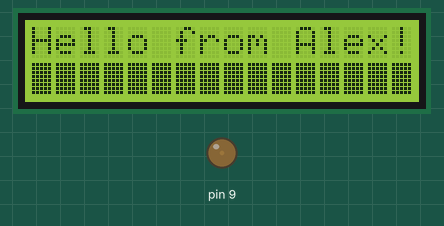
Recording of a sketch running on a simulated Arduino Uno, built with avr-gcc and run on an emulated ATmega328P. On the bench: 16×2 character LCD, output pins drawn as LEDs (lit = HIGH).

Above: at 0.17 s.
At 4.98 s:
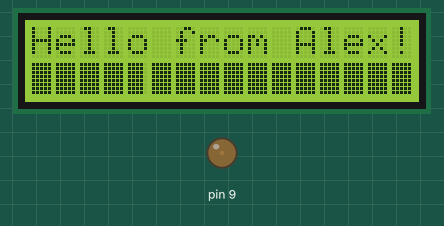
At 9.99 s:
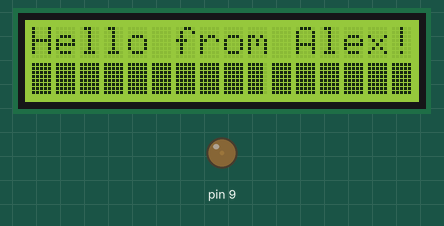
At 20.0 s:
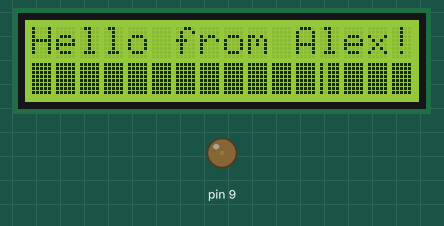
At 29.82 s:
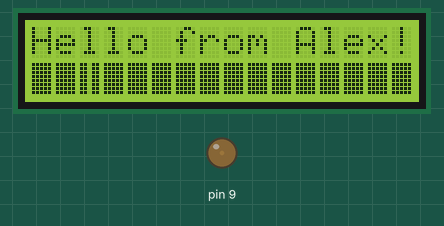
At 39.83 s:
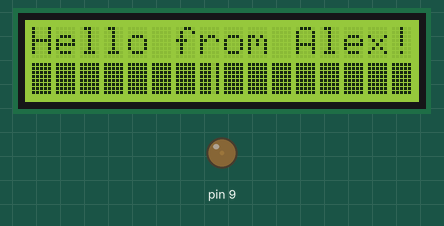

The sketch:

sketch_jan01a.ino
```cpp
//Library by David Mellis, Limor Fried, and Tom Igoe
#include <LiquidCrystal.h>
LiquidCrystal lcd(4, 5, 10, 11, 12, 13);
byte One[8] = {
  B01111,
  B01111,
  B01111,
  B01111,
  B01111,
  B01111,
  B01111,
  B01111
};
byte Two[8] = {
  B10111,
  B10111,
  B10111,
  B10111,
  B10111,
  B10111,
  B10111,
  B10111
};
byte Three[8] = {
  B11011,
  B11011,
  B11011,
  B11011,
  B11011,
  B11011,
  B11011,
  B11011
};
byte Four[8] = {
  B11101,
  B11101,
  B11101,
  B11101,
  B11101,
  B11101,
  B11101,
  B11101
};
byte Five[8] = {
  B11110,
  B11110,
  B11110,
  B11110,
  B11110,
  B11110,
  B11110,
  B11110
};
byte All[8] = {
  B11111,
  B11111,
  B11111,
  B11111,
  B11111,
  B11111,
  B11111,
  B11111
};

void setup()
{
  pinMode(9, OUTPUT);
  analogWrite(9, 10);
  //
  lcd.createChar(2, One);
  lcd.createChar(3, Two);
  lcd.createChar(4, Three);
  lcd.createChar(5, Four);
  lcd.createChar(6, Five);
  lcd.createChar(10, All);
  //
  lcd.begin(16, 2);
  lcd.print("Hello from Alex!");
  lcd.setCursor(1, 0);
   for(int i = 0; i<=15; i++)
  {
      lcd.setCursor(i, 1);
   lcd.write(10);
  }
}

void loop()
{
  for(int i=0; i<=15; i++)
  {
      lcd.setCursor(i, 1);
   lcd.write(2);
   delay(200);
      lcd.setCursor(i, 1);
   lcd.write(3);
   delay(200);
      lcd.setCursor(i, 1);
   lcd.write(4);
   delay(200);
      lcd.setCursor(i, 1);
   lcd.write(5);
  delay(200);
      lcd.setCursor(i, 1);
   lcd.write(6);
 delay(200);
       lcd.setCursor(i, 1);
   lcd.write(10);
 //delay(200);
  }

  for(int i = 15; i>=0; i--)
  {
          lcd.setCursor(i, 1);
   lcd.write(10);
   delay(200);
      lcd.setCursor(i, 1);
   lcd.write(6);
   delay(200);
      lcd.setCursor(i, 1);
   lcd.write(5);
   delay(200);
      lcd.setCursor(i, 1);
   lcd.write(4);
   delay(200);
      lcd.setCursor(i, 1);
   lcd.write(3);
   delay(200);
      lcd.setCursor(i, 1);
   lcd.write(2);
   //delay(200);
  }
}
```
